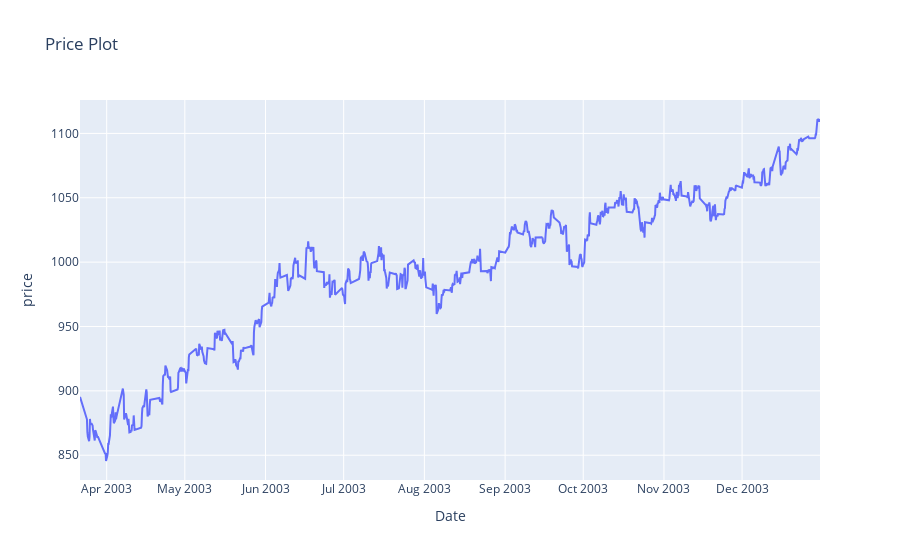

Write notebook code for a chart like this one.
### Code cell
sp500_data = go.Scatter(x=candle_data.index, y=candle_data['mid_c'])
layout = go.Layout(title='Price Plot', xaxis=dict(title='Date'), yaxis=dict(title='price'))
fig = go.Figure(data=[sp500_data], layout=layout)
fig.show()

### Figure 1 — Plotly figure (JSON) as saved in the notebook; plotly's stock layout.template omitted (floating-point values rounded to 4 significant figures; data arrays with more than 128 entries replaced by an {"elided": "..."} marker saying what was removed)
{"data": [{"type": "scatter", "x": {"elided": "1038 str values"}, "y": {"elided": "1038 float values"}}], "layout": {"title": {"text": "Price Plot"}, "xaxis": {"title": {"text": "Date"}}, "yaxis": {"title": {"text": "price"}}}}
